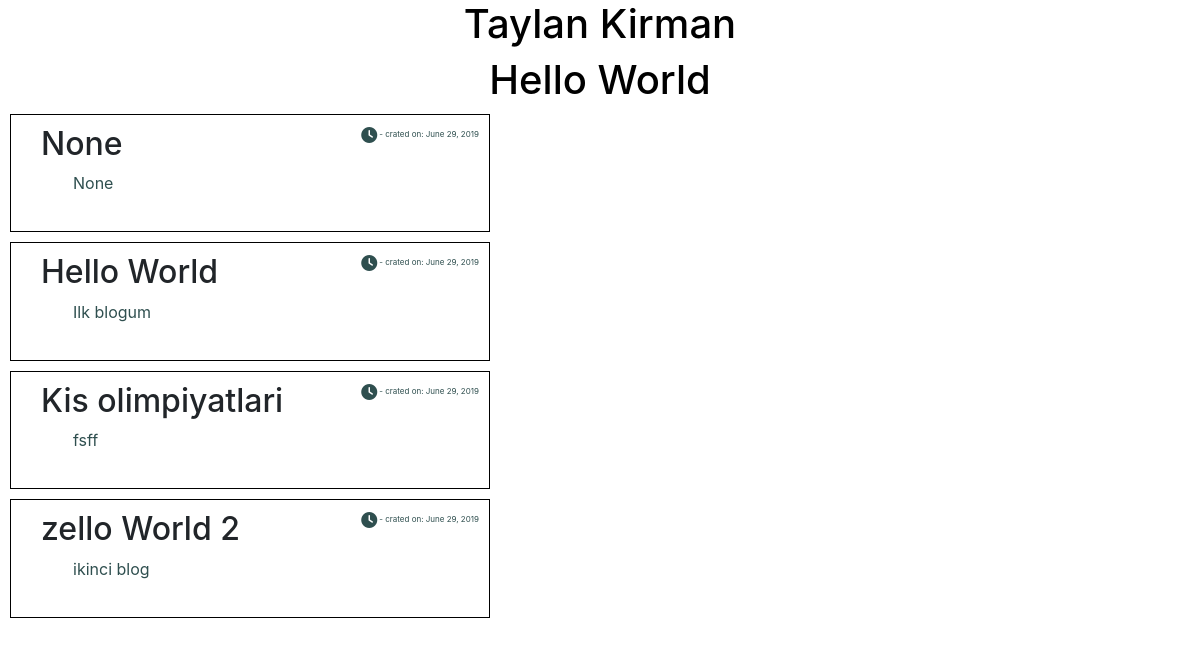
The page /posts/post-list/ on the database as committed earlier.
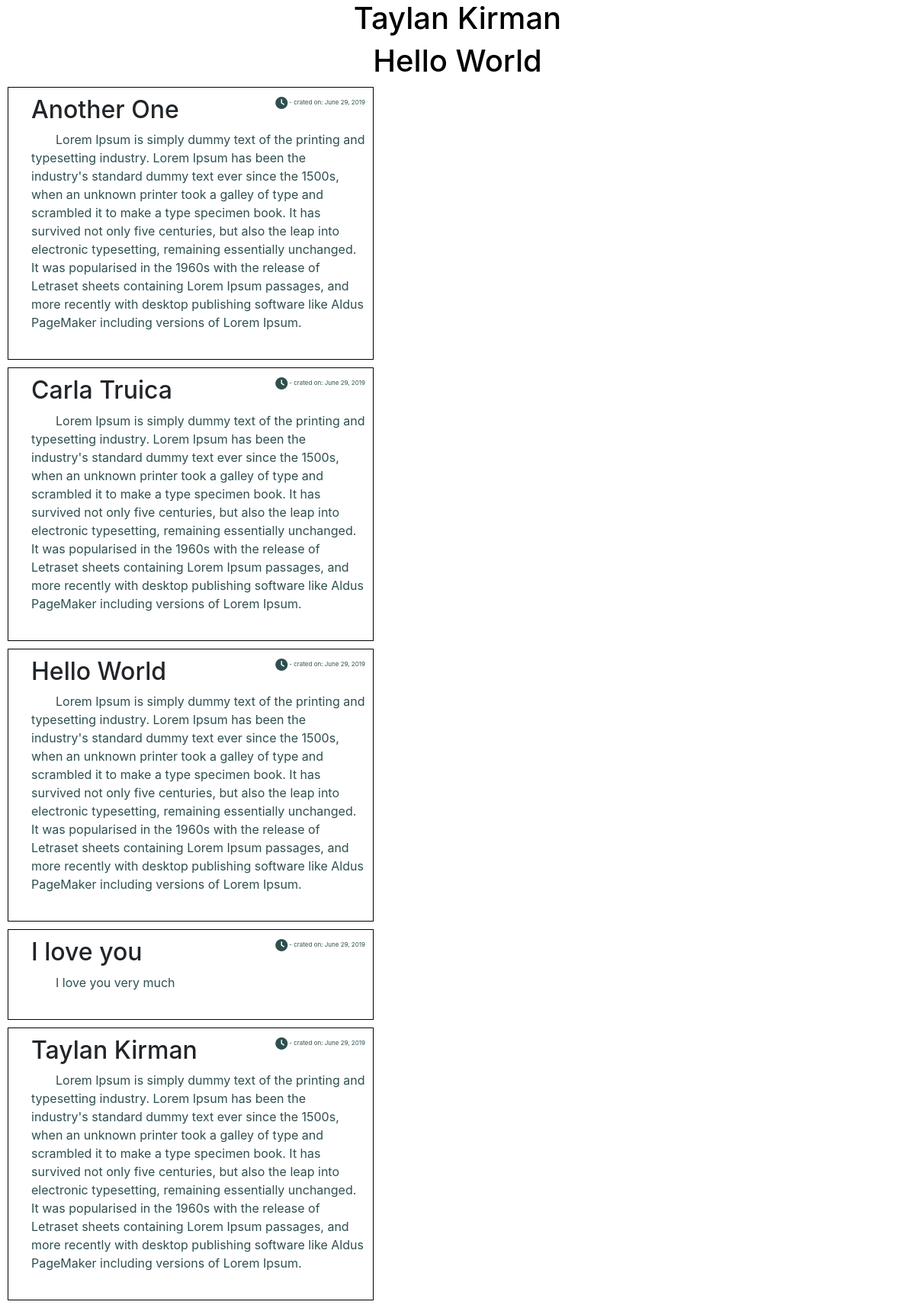
The same page on the database as committed later.
### blog/models.py (models this page shows)
class Blog(models.Model):
    title = models.CharField(max_length=100, blank=False, null=True, verbose_name="Baslik Giriniz",
                             help_text="Baslik Bilgisi Burada Girilir.")
    icerik = models.TextField(max_length=1000, blank=False, null=True, verbose_name="Icerik Giriniz")
    created_date = models.DateField(auto_now_add=True, auto_now=False)
    class Meta:
        verbose_name ="Blog"
        ordering = ['title']
    def __str__(self):
        return "%s" % (self.title)

### blog/views.py (the view)
# urls.py: path('post-list/', post_list),
def post_list(request):
    posts = Blog.objects.all()
    icerik = {"posts": posts}
    return render(request, "blog/post-list.html", context=icerik)

### templates/blog/post-list.html (shortened to what this page needs)
{% extends 'base.html' %}
{% load static %}
{% block icerik %}
    <h1>Hello World</h1>
    {% for post in posts %}
        <div class="container" id="post">
            <p class="blog-date"><i style="font-size: 2em;vertical-align: middle;margin: 2px;" class="fas fa-clock"></i>-
                crated on: {{ post.created_date }}</p>
            <h2>{{ post }}</h2>
            <p>{{ post.icerik }}</p>
        </div>
    {% endfor %}
{% endblock %}

### templates/base.html (shortened to what this page needs)
{% load static %}
<!DOCTYPE html>
<html lang="en">
<head>
    <link rel="stylesheet" type="text/css" href="{% static "base.css" %}">
    <link rel="stylesheet" type="text/css" href="{% static "bootstrap/css/bootstrap.min.css" %}"
    {% block ust_icerik %}
    {% endblock %}
</head>
<body>
<h1> Taylan
    Kirman </h1>
{% block icerik %}
{% endblock %}
</body>
</html>

### static/base.css (style rules this page uses)
body { background-color: whitesmoke; }
h1 { color: black; text-align: center; }
p { color: darkslategrey; text-indent: 2em; }
#post { border: 1px solid black; padding: 10px 10px 20px 30px; margin: 10px; width: 40%; align-items: center; }
.blog-date { font-size: 0.5em; vertical-align: middle; text-align: right; float: right; }

Rows that differ between the two databases and show on the page:
removed Blog: created_date "June 29, 2019", title "None", icerik "None"
added Blog: created_date "June 29, 2019", title "Another One", icerik "Lorem Ipsum is simply dummy text of the printing and typesetting industry. Lorem Ipsum has been the industry's standard dummy text ever since the 1500s, when an unknown printer took a galley of type and scrambled it to make a type specimen book. It has survived not only five centuries, but also the leap into electronic typesetting, remaining essentially unchanged. It was popularised in the 1960s with the release of Letraset sheets containing Lorem Ipsum passages, and more recently with desktop publishing software like Aldus PageMaker including versions of Lorem Ipsum."
changed Blog: title "Kis olimpiyatlari" → "Carla Truica"; icerik "fsff" → "Lorem Ipsum is simply dummy text of the printing and typesetting industry. Lorem Ipsum has been the industry's standard dummy text ever since the 1500s, when an unknown printer took a galley of type and scrambled it to make a type specimen book. It has survived not only five centuries, but also the leap into electronic typesetting, remaining essentially unchanged. It was popularised in the 1960s with the release of Letraset sheets containing Lorem Ipsum passages, and more recently with desktop publishing software like Aldus PageMaker including versions of Lorem Ipsum."; moves up the list
changed Blog "Hello World": icerik "Ilk blogum" → "Lorem Ipsum is simply dummy text of the printing and typesetting industry. Lorem Ipsum has been the industry's standard dummy text ever since the 1500s, when an unknown printer took a galley of type and scrambled it to make a type specimen book. It has survived not only five centuries, but also the leap into electronic typesetting, remaining essentially unchanged. It was popularised in the 1960s with the release of Letraset sheets containing Lorem Ipsum passages, and more recently with desktop publishing software like Aldus PageMaker including versions of Lorem Ipsum."
added Blog: created_date "June 29, 2019", title "I love you", icerik "I love you very much"
changed Blog: title "zello World 2" → "Taylan Kirman"; icerik "ikinci blog" → "Lorem Ipsum is simply dummy text of the printing and typesetting industry. Lorem Ipsum has been the industry's standard dummy text ever since the 1500s, when an unknown printer took a galley of type and scrambled it to make a type specimen book. It has survived not only five centuries, but also the leap into electronic typesetting, remaining essentially unchanged. It was popularised in the 1960s with the release of Letraset sheets containing Lorem Ipsum passages, and more recently with desktop publishing software like Aldus PageMaker including versions of Lorem Ipsum."
